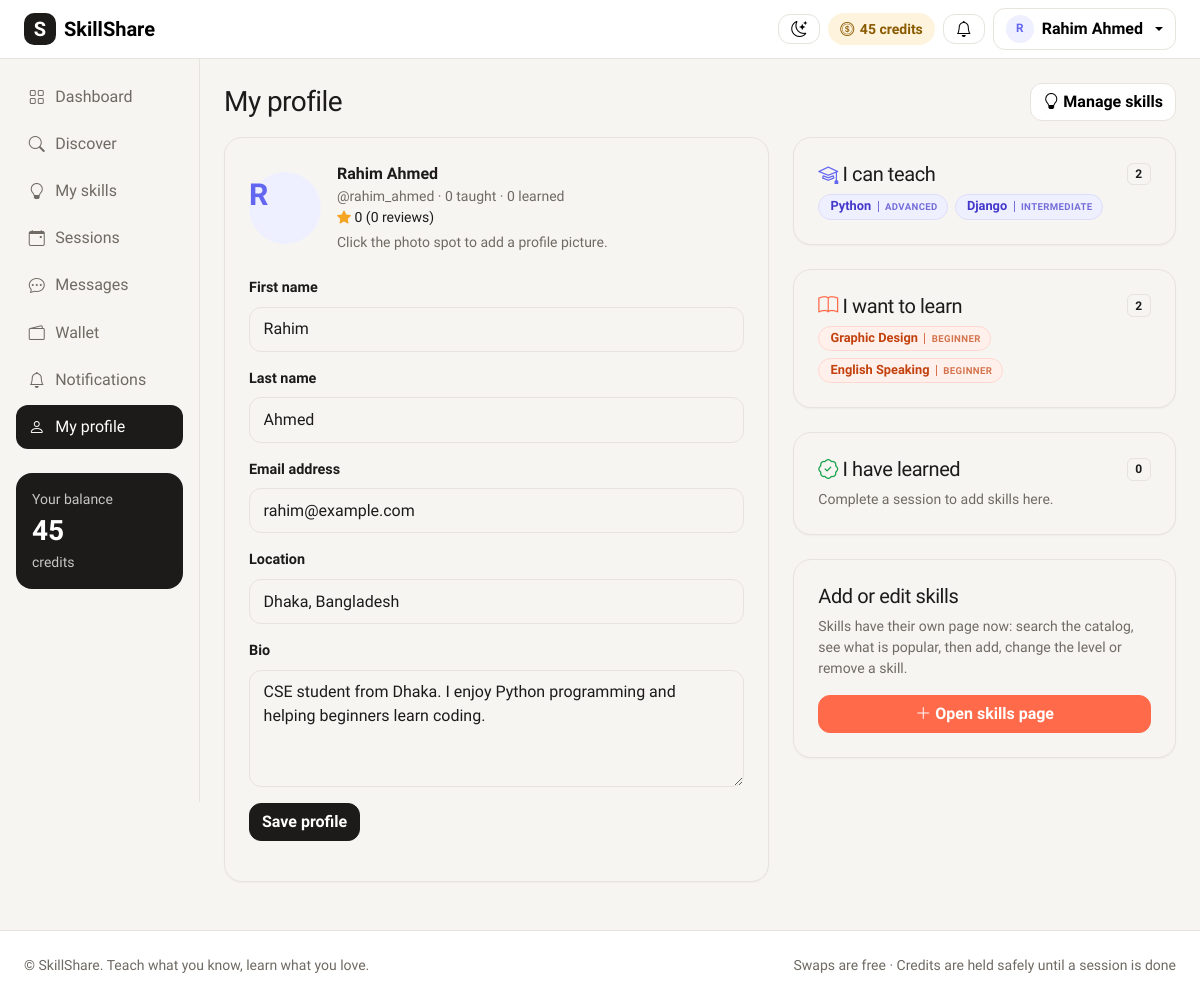
The app's page /profile/ (signed in) with its own data.
### accounts/models.py (models this page shows, shortened)
class User(AbstractUser):
    ROLE_CHOICES = [
        ("user", "User"),
        ("admin", "Admin"),
    ]
    role = models.CharField(max_length=10, choices=ROLE_CHOICES, default="user")
    bio = models.TextField(blank=True)
    location = models.CharField(max_length=100, blank=True)
    photo = models.ImageField(upload_to="photos/", blank=True, null=True)
    credits = models.IntegerField(default=20)  # every new user gets 20 credits
    def is_admin(self):
        return self.role == "admin"
    def display_name(self):
        return self.get_full_name() or self.username
    def teach_skills(self):
        return self.skills.filter(kind="teach")
    def learn_skills(self):
        return self.skills.filter(kind="learn")
    def learned_skills(self):
        return self.skills.filter(kind="learned")
    def average_rating(self):
        from feedback.models import Review
        ratings = []
        for review in Review.objects.filter(reviewed_user=self):
            ratings.append(review.rating)
        if not ratings:
            return 0
        return round(sum(ratings) / len(ratings), 1)
    def review_count(self):
        from feedback.models import Review
        return Review.objects.filter(reviewed_user=self).count()

### skills/models.py (models this page shows, shortened)
class UserSkill(models.Model):
    KIND_CHOICES = [
        ("teach", "I can teach"),
        ("learn", "I want to learn"),
        ("learned", "I have learned"),
    ]
    user = models.ForeignKey(User, on_delete=models.CASCADE, related_name="skills")
    skill = models.ForeignKey(Skill, on_delete=models.CASCADE)
    kind = models.CharField(max_length=10, choices=KIND_CHOICES)
    level = models.CharField(max_length=20, choices=LEVEL_CHOICES, default="beginner")
    class Meta:
        unique_together = ["user", "skill", "kind"]

class Skill(models.Model):
    name = models.CharField(max_length=60, unique=True)
    category = models.CharField(max_length=60, default="Other")
    class Meta:
        ordering = ["category", "name"]

### accounts/views.py (the view, shortened to what this page needs)
# urls.py: path("profile/", accounts_views.my_profile, name="my_profile"),
@login_required
def my_profile(request):
    me = request.user
    profile_form = ProfileForm(instance=me)
    context = {
        "profile_form": profile_form,
        "taught": me.teaching_sessions.filter(status="completed").count(),
        "learned": me.learning_sessions.filter(status="completed").count(),
    }
    return render(request, "accounts/my_profile.html", context)

### templates/accounts/my_profile.html (shortened to what this page needs)
{% extends "base.html" %}
{% block content %}
<div class="d-flex flex-wrap justify-content-between align-items-center gap-2 mb-3">
  <h1 class="h3 mb-0">My profile</h1>
  <a href="{% url 'skills' %}" class="btn btn-light"><i class="bi bi-lightbulb"></i> Manage skills</a>
</div>
<div class="row g-4">
  <div class="col-lg-7">
    <div class="card p-4">
      <form method="post" enctype="multipart/form-data">
        <div class="d-flex align-items-center gap-3 mb-4">
          <div class="photo-edit-wrap">
            {% if user.photo %}
              <img id="profile-photo" src="{{ user.photo.url }}" alt="{{ user }}" class="avatar" style="width:72px;height:72px;">
            {% else %}
              <span id="profile-photo-fallback" class="avatar avatar-letter" style="width:72px;height:72px;font-size:calc(72px * 0.42);">{{ user.display_name|first|upper }}</span>
            {% endif %}
          </div>
          <div>
            <div class="fw-bold">{{ user.display_name }}</div>
            <div class="small text-secondary">@{{ user.username }} · {{ taught }} taught · {{ learned }} learned</div>
            <div class="small"><span class="stars"><i class="bi bi-star-fill"></i></span> {{ user.average_rating }} ({{ user.review_count }} reviews)</div>
            <div class="small text-secondary mt-1">
              {% if user.photo %}Click your photo to replace it, or the &times; to remove it.{% else %}Click the photo spot to add a profile picture.{% endif %}
            </div>
          </div>
        </div>
        {% include "shared/_form_fields.html" with form=profile_form %}
        <button type="submit" class="btn btn-dark">Save profile</button>
      </form>
    </div>
  </div>
  <div class="col-lg-5">
    <div class="card p-4 mb-4">
      <div class="d-flex justify-content-between align-items-center mb-2">
        <h2 class="h5 mb-0"><i class="bi bi-mortarboard text-indigo"></i> I can teach</h2>
        <span class="badge badge-soft">{{ user.teach_skills|length }}</span>
      </div>
      <div class="skill-pill-row">
        {% for s in user.teach_skills %}
          <span class="skill-pill teach">
            <span class="skill-pill-name">{{ s.skill.name }}</span>
            <span class="skill-pill-level">{{ s.get_level_display }}</span>
          </span>
        {% empty %}
          <span class="small text-secondary">No skills yet.</span>
        {% endfor %}
      </div>
    </div>
    <div class="card p-4 mb-4">
      <div class="d-flex justify-content-between align-items-center mb-2">
        <h2 class="h5 mb-0"><i class="bi bi-book text-coral"></i> I want to learn</h2>
        <span class="badge badge-soft">{{ user.learn_skills|length }}</span>
      </div>
      <div class="skill-pill-row">
        {% for s in user.learn_skills %}
          <span class="skill-pill learn">
            <span class="skill-pill-name">{{ s.skill.name }}</span>
            <span class="skill-pill-level">{{ s.get_level_display }}</span>
          </span>
        {% empty %}
          <span class="small text-secondary">No skills yet.</span>
        {% endfor %}
      </div>
    </div>
    <div class="card p-4 mb-4">
      <div class="d-flex justify-content-between align-items-center mb-2">
        <h2 class="h5 mb-0"><i class="bi bi-patch-check text-green"></i> I have learned</h2>
        <span class="badge badge-soft">{{ user.learned_skills|length }}</span>
      </div>
      <div class="skill-pill-row">
        {% for s in user.learned_skills %}
          <span class="skill-pill learned">
            <span class="skill-pill-name">{{ s.skill.name }}</span>
            <span class="skill-pill-level">{{ s.get_level_display }}</span>
          </span>
        {% empty %}
          <span class="small text-secondary">Complete a session to add skills here.</span>
        {% endfor %}
      </div>
    </div>
    <div class="card p-4">
      <h2 class="h5 mb-2">Add or edit skills</h2>
      <p class="small text-secondary">Skills have their own page now: search the catalog, see what is popular, then add, change the level or remove a skill.</p>
      <a href="{% url 'skills' %}" class="btn btn-coral"><i class="bi bi-plus-lg"></i> Open skills page</a>
    </div>
  </div>
</div>
{% endblock %}

### templates/base.html (shortened to what this page needs)
{% load static %}
<html lang="en">
<head>
  <link href="https://cdn.jsdelivr.net/npm/bootstrap@5.3.3/dist/css/bootstrap.min.css" rel="stylesheet">
  <link href="https://cdn.jsdelivr.net/npm/bootstrap-icons@1.11.3/font/bootstrap-icons.min.css" rel="stylesheet">
  <link href="{% static 'accounts/base.css' %}?v=4" rel="stylesheet">
</head>
<body>
  <nav class="navbar navbar-expand bg-body border-bottom sticky-top">
    <div class="container-fluid px-3 px-lg-4">
      <a class="navbar-brand d-flex align-items-center gap-2" href="{% url 'home' %}" title="SkillShare home">
        <span class="brand-mark">S</span>
        <span class="fw-bold">SkillShare</span>
      </a>
      <div class="ms-auto d-flex align-items-center gap-2">
        <button class="btn btn-light" type="button" id="theme-toggle" title="Switch theme" aria-label="Switch between light and dark theme">
          <i class="bi bi-moon-stars" id="theme-icon"></i>
        </button>
        {% if user.is_authenticated %}
          {% if not user.is_admin %}
            <span class="credit-pill d-none d-sm-inline-flex">
              <i class="bi bi-coin"></i> {{ user.credits }} credits
            </span>
          {% endif %}
          <a href="{% url 'notifications' %}" class="btn btn-light position-relative" title="Notifications">
            <i class="bi bi-bell"></i>
          </a>
          <div class="dropdown">
            <button class="btn btn-light dropdown-toggle d-flex align-items-center gap-2" data-bs-toggle="dropdown">
              {% include "shared/_avatar.html" with person=user size=28 %}
              <span class="d-none d-md-inline">{{ user.display_name }}</span>
            </button>
          </div>
        {% else %}
          <a href="{% url 'login' %}" class="btn btn-light">Log in</a>
          <a href="{% url 'register' %}" class="btn btn-coral">Join free</a>
        {% endif %}
      </div>
    </div>
  </nav>
  <div class="container-fluid">
    <div class="row">
        {% if user.is_authenticated or request.resolver_match.url_name != 'home' %}
      <aside class="col-lg-2 p-0">
        <div class="offcanvas-lg offcanvas-start sidebar" tabindex="-1" id="sidebar">
          <div class="offcanvas-body d-block p-3">
            {% with name=request.resolver_match.url_name %}
            <nav class="nav flex-column gap-1">
              {% if not user.is_authenticated %}
                <a class="nav-link {% if name == 'home' %}active{% endif %}" href="{% url 'home' %}"><i class="bi bi-house"></i> Home</a>
                <a class="nav-link {% if name == 'login' %}active{% endif %}" href="{% url 'login' %}"><i class="bi bi-box-arrow-in-right"></i> Log in</a>
                <a class="nav-link {% if name == 'register' %}active{% endif %}" href="{% url 'register' %}"><i class="bi bi-person-plus"></i> Create account</a>
              {% else %}
                <a class="nav-link {% if name == 'dashboard' %}active{% endif %}" href="{% url 'dashboard' %}"><i class="bi bi-grid"></i> Dashboard</a>
                <a class="nav-link {% if name == 'discover' or name == 'user_profile' %}active{% endif %}" href="{% url 'discover' %}"><i class="bi bi-search"></i> Discover</a>
                <a class="nav-link {% if name == 'skills' %}active{% endif %}" href="{% url 'skills' %}"><i class="bi bi-lightbulb"></i> My skills</a>
                <a class="nav-link {% if name == 'sessions' %}active{% endif %}" href="{% url 'sessions' %}">
                  <i class="bi bi-calendar-event"></i> Sessions
                </a>
                <a class="nav-link {% if name == 'inbox' or name == 'conversation' %}active{% endif %}" href="{% url 'inbox' %}">
                  <i class="bi bi-chat-dots"></i> Messages
                </a>
                <a class="nav-link {% if name == 'wallet' %}active{% endif %}" href="{% url 'wallet' %}"><i class="bi bi-wallet2"></i> Wallet</a>
                <a class="nav-link {% if name == 'notifications' %}active{% endif %}" href="{% url 'notifications' %}"><i class="bi bi-bell"></i> Notifications</a>
                <a class="nav-link {% if name == 'my_profile' %}active{% endif %}" href="{% url 'my_profile' %}"><i class="bi bi-person"></i> My profile</a>
              {% endif %}
            </nav>
            {% endwith %}
            {% if user.is_authenticated and not user.is_admin %}
              <div class="sidebar-wallet mt-4">
                <div class="small opacity-75">Your balance</div>
                <div class="fs-3 fw-bold">{{ user.credits }}</div>
                <div class="small opacity-75">credits</div>
              </div>
            {% endif %}
          </div>
        </div>
      </aside>
      {% endif %}
      <main class="{% if user.is_authenticated or request.resolver_match.url_name != 'home' %}col-lg-10{% else %}col-12{% endif %} py-4 px-3 px-lg-4">
        {% block content %}{% endblock %}
      </main>
    </div>
  </div>
  <footer class="border-top bg-body py-4 mt-4">
    <div class="container-fluid px-4 d-flex flex-column flex-md-row justify-content-between gap-2 small text-secondary">
      <span>&copy; SkillShare. Teach what you know, learn what you love.</span>
      <span>Swaps are free · Credits are held safely until a session is done</span>
    </div>
  </footer>
</body>
</html>

### templates/shared/_avatar.html (shortened to what this page needs)
{% if person.photo %}
  <img src="{{ person.photo.url }}" alt="{{ person }}" class="avatar" style="width: {{ size|default:40 }}px; height: {{ size|default:40 }}px;">
{% else %}
  <span class="avatar avatar-letter" style="width: {{ size|default:40 }}px; height: {{ size|default:40 }}px; font-size: calc({{ size|default:40 }}px * 0.42);">{{ person.display_name|first|upper }}</span>
{% endif %}

### templates/shared/_form_fields.html (shortened to what this page needs)
{% for field in form %}
  <div class="mb-3">
    {% if field.label %}
    <label
          class="form-label"
          for="{{ field.id_for_label }}">{{ field.label }}
    </label>
    {% endif %}
    {{ field }}
  </div>
{% endfor %}

### records on screen
User: credits "45", display_name|first "R", display_name "Rahim Ahmed", username "rahim_ahmed", average_rating "0", review_count "0", form "Rahim" "Ahmed" "rahim@example.com" "Dhaka, Bangladesh" "CSE student from Dhaka. I enjoy Python programming and helping beginners learn coding.", teach_skills|length "2", learn_skills|length "2", learned_skills|length "0"
UserSkill: skill.name "Python", level "ADVANCED"
UserSkill: skill.name "Django", level "INTERMEDIATE"
UserSkill: skill.name "Graphic Design", level "BEGINNER"
UserSkill: skill.name "English Speaking", level "BEGINNER"

### other values on screen
{{ taught }} "0"
{{ learned }} "0"
{{ field.label }} "First name" "Last name" "Email address" "Location" "Bio"
